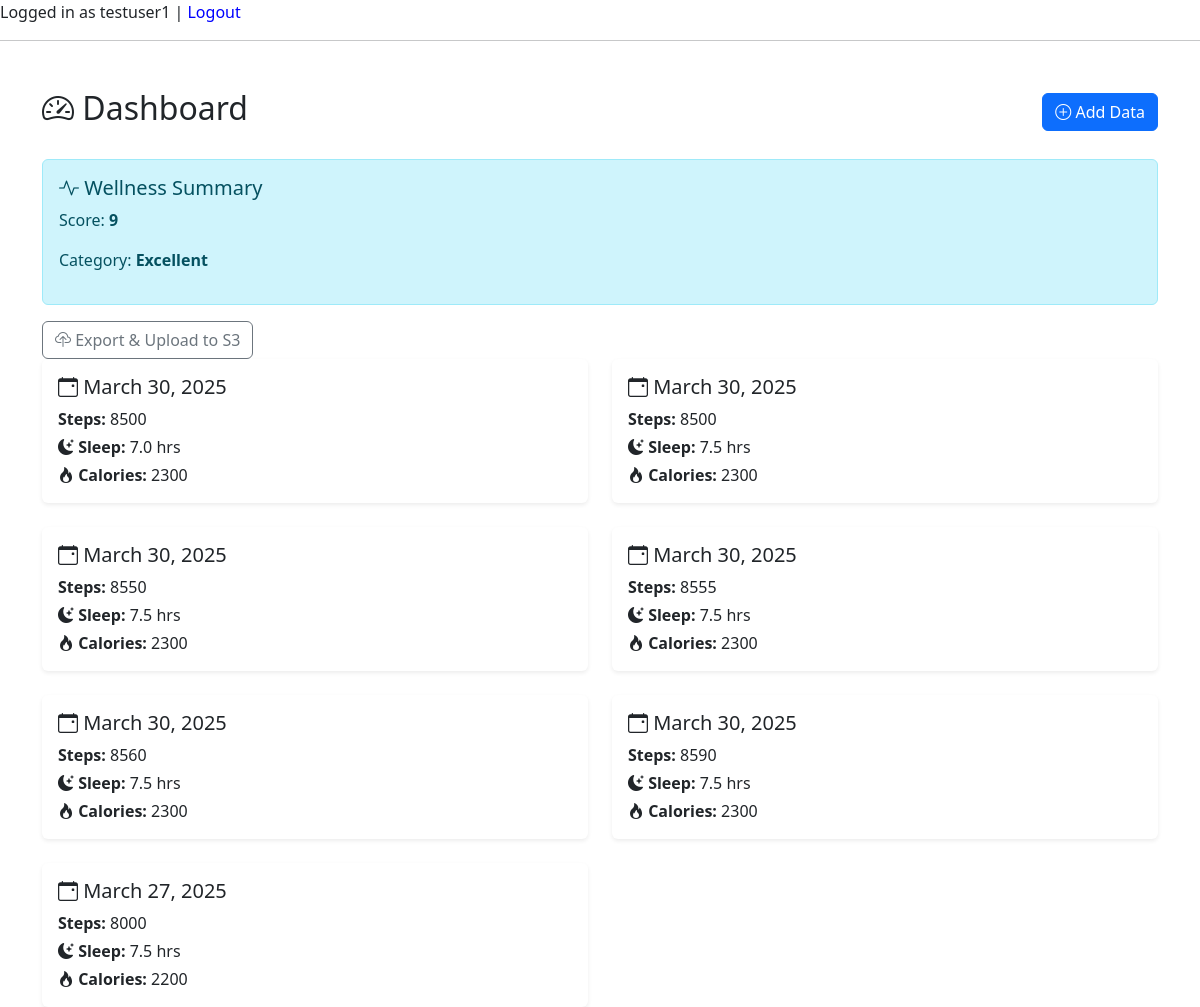
Page /dashboard/ (signed in) on the committed database.
### tracker/models.py (models this page shows, shortened)
class HealthData(models.Model):
    user = models.ForeignKey(User, on_delete=models.CASCADE)
    date = models.DateField()
    steps = models.PositiveIntegerField()
    sleep_hours = models.FloatField()
    calories = models.PositiveIntegerField()

### tracker/views.py (the view)
# urls.py: path('', lambda request: redirect('dashboard')),
@login_required
def dashboard(request):
    data = HealthData.objects.filter(user=request.user).order_by('-date')
    analysis = None
    if data.exists():
        latest = data.first()
        analyzer = WellnessAnalyzer(
            steps=latest.steps,
            sleep_hours=latest.sleep_hours,
            calories=latest.calories
        )
        category = analyzer.category()
        score = analyzer.activity_score()
        analysis = {
            'category': category,
            'score': score
        }
    return render(request, 'tracker/dashboard.html', {
        'data': data,
        'analysis': analysis
    })

### tracker/wellness/analyzer.py (called while the page is built)
    def activity_score(self):
        score = 0
        if self.steps >= 8000:
            score += 3
        elif self.steps >= 5000:
            score += 2
        else:
            score += 1
        if self.sleep_hours >= 7:
            score += 3
        elif self.sleep_hours >= 5:
            score += 2
        else:
            score += 1
        if 1800 <= self.calories <= 2500:
            score += 3
        else:
            score += 1
        return score

    def category(self):
        score = self.activity_score()
        if score >= 8:
            return "Excellent"
        elif score >= 6:
            return "Good"
        else:
            return "Needs Improvement"

### tracker/templates/tracker/dashboard.html (shortened to what this page needs)
{% extends "base_generic.html" %}
{% block content %}
<!DOCTYPE html>
<html lang="en">
<head>
  <link href="https://cdn.jsdelivr.net/npm/bootstrap@5.3.0/dist/css/bootstrap.min.css" rel="stylesheet">
  <link href="https://cdn.jsdelivr.net/npm/bootstrap-icons@1.10.5/font/bootstrap-icons.css" rel="stylesheet">
</head>
<body>
  <div class="container mt-5">
    <div class="d-flex justify-content-between align-items-center mb-4">
      <h2><i class="bi bi-speedometer2"></i> Dashboard</h2>
      <a href="{% url 'add_data' %}" class="btn btn-primary">
        <i class="bi bi-plus-circle"></i> Add Data
      </a>
    </div>
    {% if analysis %}
      <div class="alert alert-info">
        <h5><i class="bi bi-activity"></i> Wellness Summary</h5>
        <p>Score: <strong>{{ analysis.score }}</strong></p>
        <p>Category: <strong>{{ analysis.category }}</strong></p>
      </div>
    {% endif %}
    <a href="{% url 'export_csv' %}" class="btn btn-outline-secondary">
      <i class="bi bi-cloud-upload"></i> Export & Upload to S3
    </a>
    {% if data %}
      <div class="row row-cols-1 row-cols-md-2 g-4">
        {% for item in data %}
          <div class="col">
            <div class="card shadow-sm border-0">
              <div class="card-body">
                <h5 class="card-title"><i class="bi bi-calendar-event"></i> {{ item.date }}</h5>
                <p class="card-text mb-1">
                   <strong>Steps:</strong> {{ item.steps }}
                </p>
                <p class="card-text mb-1">
                  <i class="bi bi-moon-stars-fill"></i> <strong>Sleep:</strong> {{ item.sleep_hours }} hrs
                </p>
                <p class="card-text">
                  <i class="bi bi-fire"></i> <strong>Calories:</strong> {{ item.calories }}
                </p>
              </div>
            </div>
          </div>
        {% endfor %}
      </div>
    {% else %}
      <div class="alert alert-info text-center" role="alert">
        <i class="bi bi-info-circle"></i> No data available yet. Start by adding some!
      </div>
    {% endif %}
  </div>
</body>
</html>
{% endblock %}

### tracker/templates/base_generic.html (shortened to what this page needs)
<!DOCTYPE html>
<html>
<head><title>Health Monitor</title></head>
<body>
  {% if user.is_authenticated %}
  Logged in as {{ user.username }} |
  <form method="post" action="{% url 'logout' %}" style="display: inline;">
    <button type="submit" style="background: none; border: none; padding: 0; color: blue; cursor: pointer;">
      Logout
    </button>
  </form>
{% else %}
  <a href="{% url 'login' %}">Login</a> | <a href="{% url 'signup' %}">Sign Up</a>
{% endif %}
  <hr>
  {% block content %}{% endblock %}
</body>
</html>

### rows in the picture
HealthData: date "March 30, 2025", steps "8500", sleep_hours "7.0", calories "2300"
HealthData: date "March 30, 2025", steps "8500", sleep_hours "7.5", calories "2300"
HealthData: date "March 30, 2025", steps "8550", sleep_hours "7.5", calories "2300"
HealthData: date "March 30, 2025", steps "8555", sleep_hours "7.5", calories "2300"
HealthData: date "March 30, 2025", steps "8560", sleep_hours "7.5", calories "2300"
HealthData: date "March 30, 2025", steps "8590", sleep_hours "7.5", calories "2300"
HealthData: date "March 27, 2025", steps "8000", sleep_hours "7.5", calories "2200"

### other values in the picture
{{ user.username }} "testuser1"
{{ analysis.score }} "9"
{{ analysis.category }} "Excellent"
